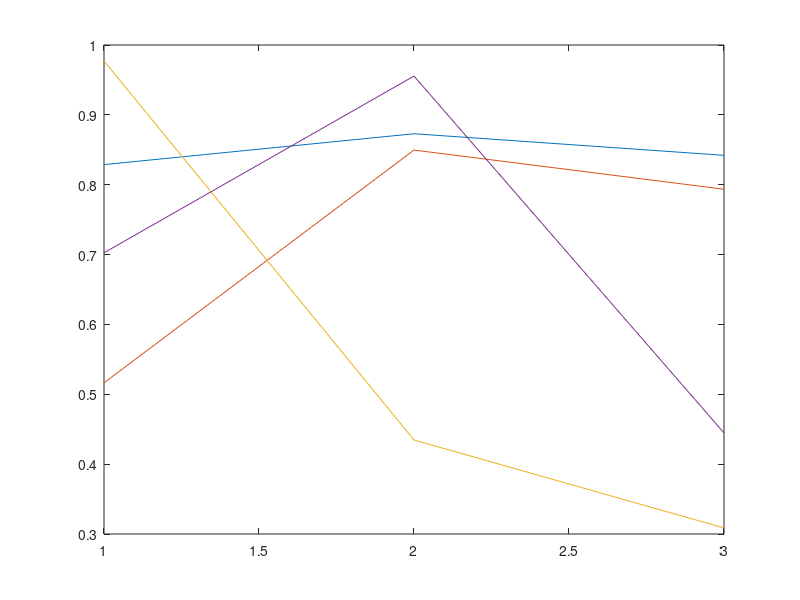
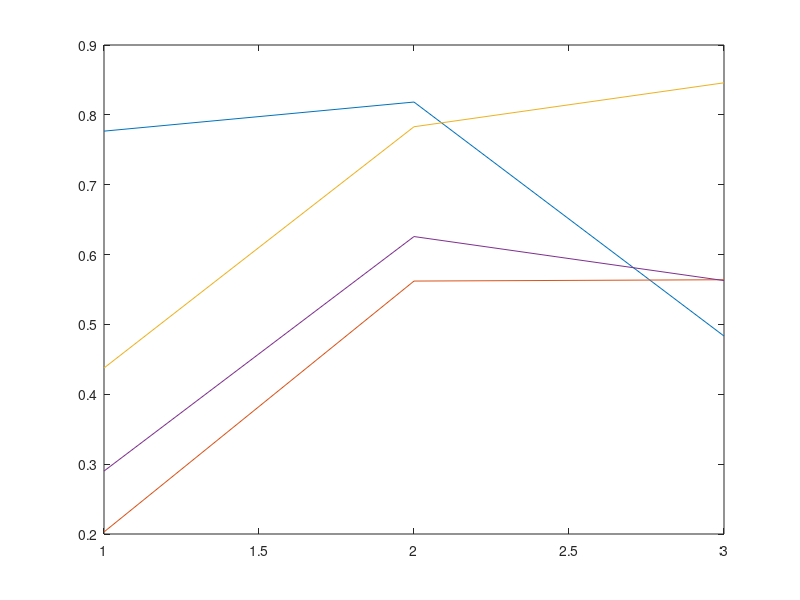
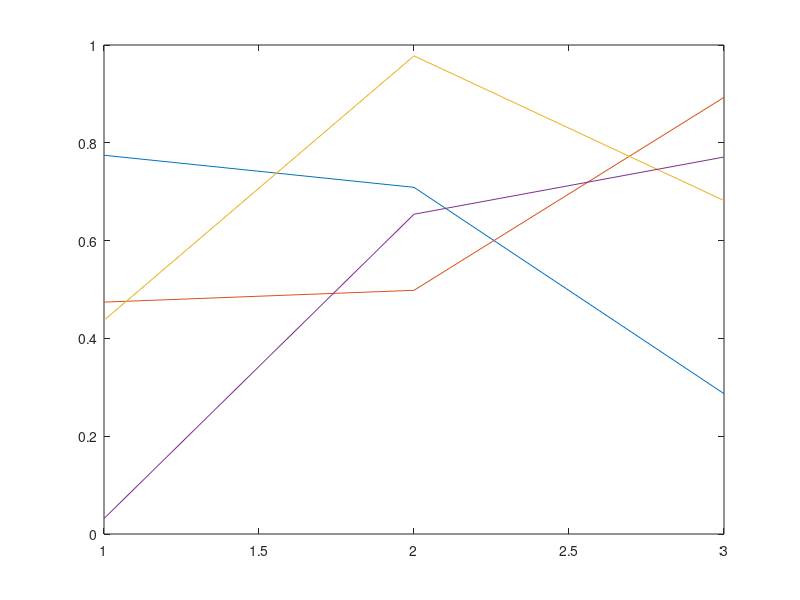
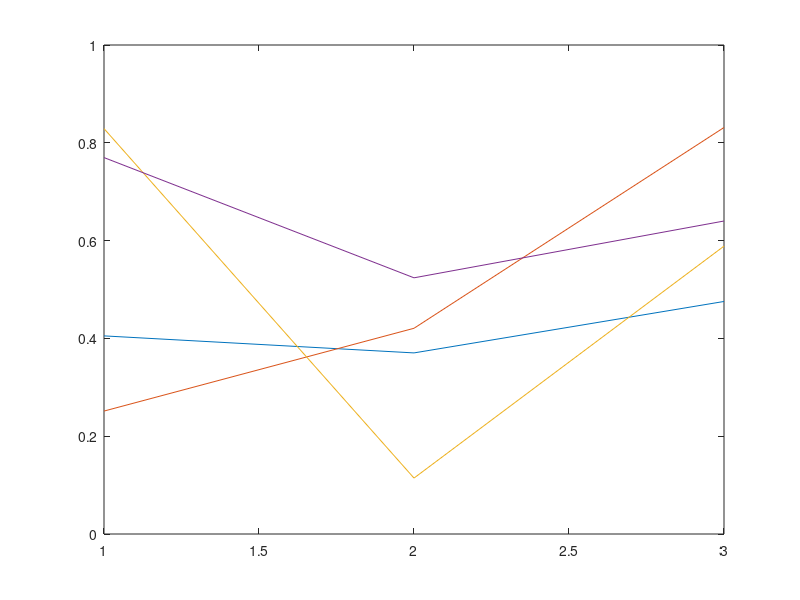

Recreate these plots in MATLAB, in order. (Note: this script raises an error after producing the figures.)

t1=tic;
parfor n=1:200
    h=figure;
    plot(rand(3,4));
%     set(h,'PaperUnits','inches','PaperPosition',[0 0 12 7]);
%     print(h,'-dpng',sprintf('test%d.png',n),'-r200');
    saveas(h,sprintf('test%d',n),'fig');
    close(h);
end
for n=1:200
    open(sprintf('test%d.fig',n));
    saveas(gcf,sprintf('test%d.png',n),'png');
    close(gcf);
end
T1_test=toc(t1);
disp(T1_test);


%%
t2=tic;
for n=1:200
    h=figure;
    plot(rand(3,4));
    saveas(h,sprintf('test%d',n),'png');
    close(h);
end
T2_test=toc(t2);
disp(T2_test);
print(gcf,'-dpng','-zbuffer','-r240',sprintf('test%d.png',n));

%%
